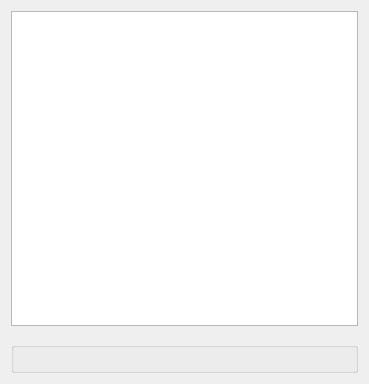
<?xml version="1.0" encoding="UTF-8"?>
<ui version="4.0">
 <class>Form</class>
 <widget class="QWidget" name="Form">
  <property name="geometry">
   <rect>
    <x>0</x>
    <y>0</y>
    <width>369</width>
    <height>384</height>
   </rect>
  </property>
  <property name="windowTitle">
   <string>QListWidget - selection modes</string>
  </property>
  <layout class="QVBoxLayout" name="verticalLayout_2">
   <item>
    <widget class="QListWidget" name="listwidget"/>
   </item>
   <item>
    <spacer name="verticalSpacer">
     <property name="orientation">
      <enum>Qt::Vertical</enum>
     </property>
     <property name="sizeType">
      <enum>QSizePolicy::Fixed</enum>
     </property>
     <property name="sizeHint" stdset="0">
      <size>
       <width>20</width>
       <height>10</height>
      </size>
     </property>
    </spacer>
   </item>
   <item>
    <widget class="QGroupBox" name="groupBox">
     
     <layout class="QVBoxLayout" name="verticalLayout">
      
      
     </layout>
    </widget>
   </item>
  </layout>
 </widget>
 <resources/>
 <connections/>
</ui>
